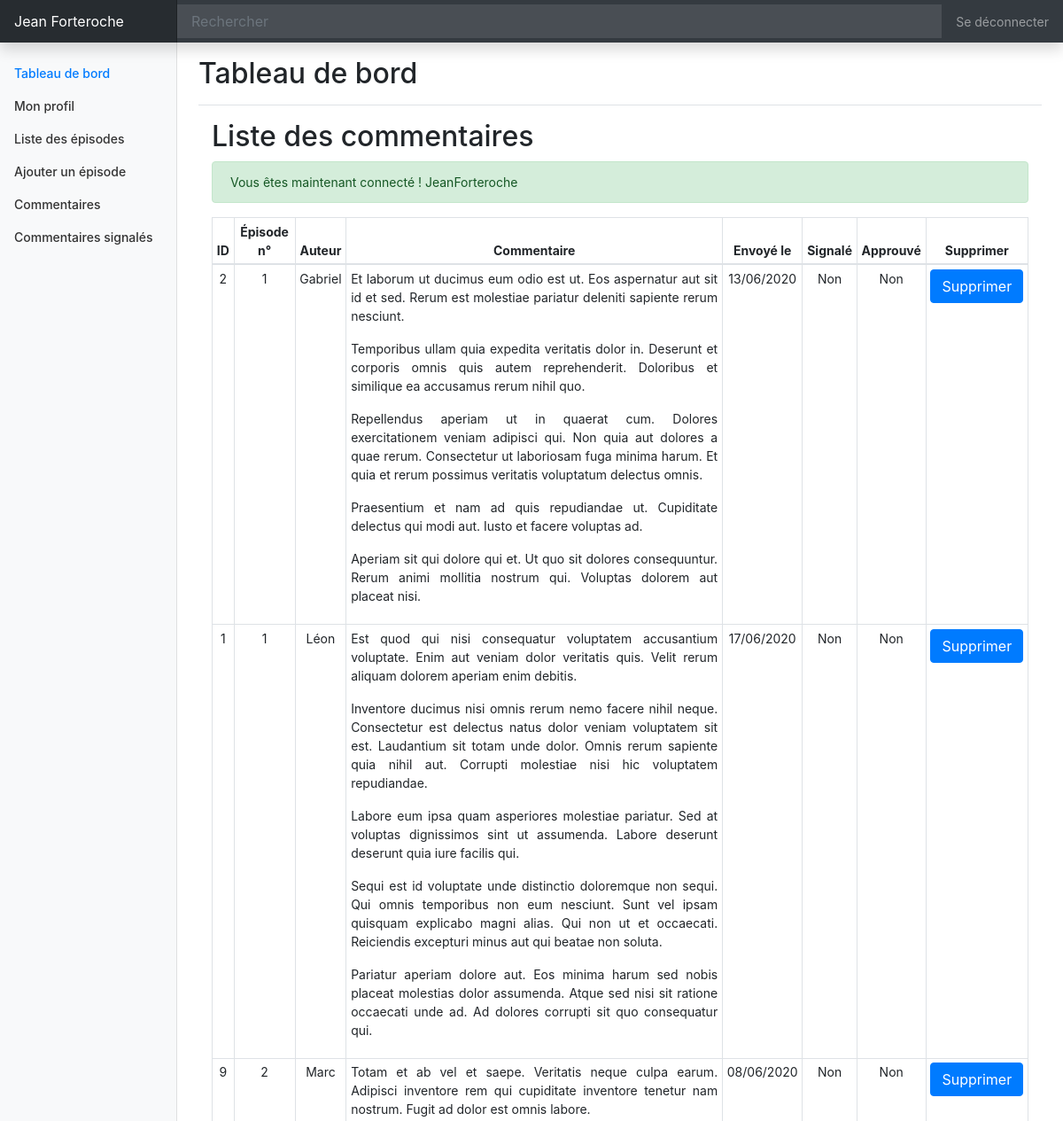
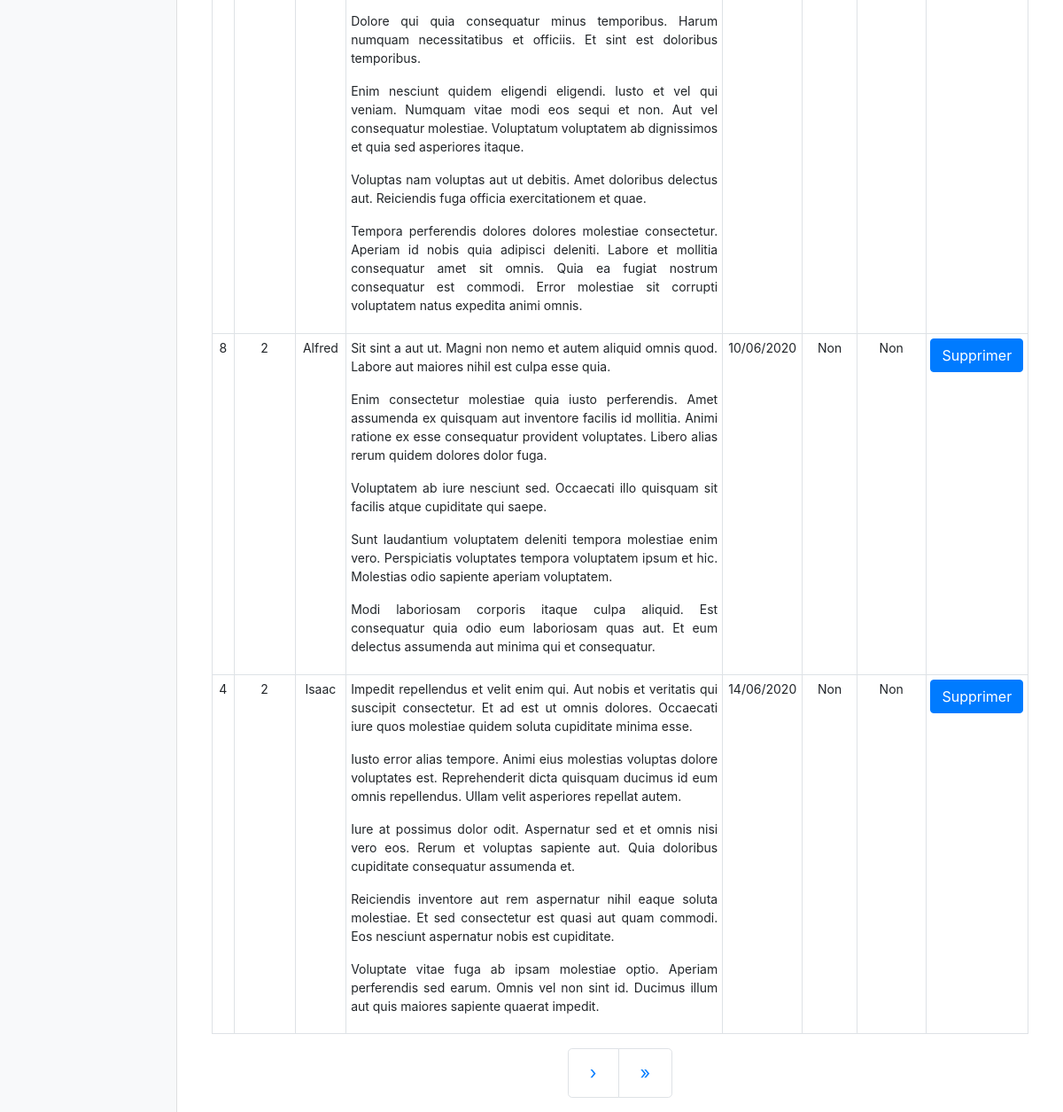
Screenshot of /index.php?action=readComments (signed in) with the database file from the repository (2 pictures, top to bottom).
### tables this page shows
CREATE TABLE IF NOT EXISTS `comments` (
  `id` int(11) NOT NULL AUTO_INCREMENT,
  `pseudo` varchar(255) NOT NULL,
  `comment` text NOT NULL,
  `comment_date` datetime NOT NULL,
  `post_id` int(11) NOT NULL,
  `reported` int(3) NOT NULL DEFAULT 0,
  `approved` int(3) NOT NULL DEFAULT 0,
  PRIMARY KEY (`id`),
  CONSTRAINT `fk_posts_id` FOREIGN KEY (`post_id`) REFERENCES `posts`(`id`) ON DELETE CASCADE
);

CREATE TABLE IF NOT EXISTS `posts` (
  `id` int(11) NOT NULL AUTO_INCREMENT,
  `chapter` SMALLINT(1) UNSIGNED NOT NULL,
  `title` varchar(255) NOT NULL,
  `introduction` text NOT NULL,
  `content` text NOT NULL,
  `post_date` datetime NOT NULL,
  `post_status` varchar(7) NOT NULL,
  PRIMARY KEY (`id`)
);

### src/View/View.php (called while the page is built, shortened)
<?php
class View
{
    public function render(array $data, string $origin): void
    {
        require_once "../templates/${origin}/${data['template']}.html.php";
        require_once "../templates/${origin}/layout.html.php";
    }
}

### src/Controller/Backoffice/AdminController.php (called while the page is built, shortened)
<?php
class AdminController
{
    private CommentManager $commentManager;
    private View $view;
    public function __construct(AdminManager $adminManager, UserManager $userManager, PostManager $postManager, CommentManager $commentManager, View $view, Session $session, AccessControl $accesscontrol, Token $token)
    {
        $this->commentManager = $commentManager;
        $this->view = $view;
    }
    public function readComments(int $currentPage, Session $session): void
    {
        $nbCommentsPerPage = 5;
        $nbTotalComments = $this->commentManager->getNbComments();
        $nbTotalPages = ceil($nbTotalComments / $nbCommentsPerPage);
        $previousPage = $currentPage<=1 ? null : ($currentPage-1);
        $nextPage = $currentPage>=$nbTotalPages ? null : ($currentPage+1);
        $dataAllCommentsPagination = $this->commentManager->getListCommentsPagination($currentPage, $nbCommentsPerPage);
        $this->view->render(['template' => 'readcomments', 'allcommentspagination' => $dataAllCommentsPagination, 'previouspage' => $previousPage, 'nextpage' => $nextPage, 'lastpage' => $nbTotalPages, 'sessionmessage' => $session->getSessionMessage('message'), 'sessionerreur' => $session->getSessionMessage('erreur')], 'backoffice');
    }
}

### public/index.php (called while the page is built, shortened)
<?php
$router = new Router();
$router->run();

### src/Model/commentManager.php (called while the page is built, shortened)
<?php
class CommentManager
{
    private $database;
    public function __construct(Database $database)
    {
        $this->database = $database->getPdo();
    }
    public function getListCommentsPagination($currentPage, $nbCommentsPerPage): ?array
    {
        $firstCommentPage=($currentPage-1)*$nbCommentsPerPage;
        $request = $this->database->prepare('SELECT comments.id, comments.pseudo, comments.comment, comments.comment_date, comments.post_id, comments.reported, comments.approved, posts.chapter FROM comments INNER JOIN posts ON posts.id = comments.post_id ORDER BY posts.chapter, comments.comment_date ASC LIMIT :firstCommentPage, :nbCommentsPerPage');
        $request->bindValue(':firstCommentPage', $firstCommentPage, \PDO::PARAM_INT);
        $request->bindValue(':nbCommentsPerPage', $nbCommentsPerPage, \PDO::PARAM_INT);
        $request->execute();
        $result = $request->fetchAll();
        return !$result ? null : $result;
    }
}

### src/Service/Database.php (called while the page is built, shortened)
<?php
class Database
{
    private $database;
    public function __construct()
    {
        $this->database = new \PDO('mysql:host=localhost;dbname=openclassrooms_project4;port=3306;charset=utf8mb4', 'root', 'vFaGsjLk8WpkQtxYJ8XZXAf690shjBzW', [
            \PDO::ATTR_ERRMODE => \PDO::ERRMODE_EXCEPTION,
            \PDO::ATTR_DEFAULT_FETCH_MODE => \PDO::FETCH_ASSOC
        ]);
    }
    public function getPdo(): \PDO
    {
        return $this->database;
    }
}

### templates/backoffice/readcomments.html.php (the view, shortened to what this page needs)
<?php if ($data['allcommentspagination'] === null): ?>
    <section>
        <p class="pError"> Erreur : l'affichage de la liste des commentaires n'est pas possible </p>
    </section>
<?php elseif ($data['allcommentspagination'] !== null): ?>
    <h2>Liste des commentaires</h2>
    <?php if ($data['sessionmessage'] !== null): ?>
        <div class="alert alert-success" role="alert">
            <?= $data['sessionmessage'] ?>
        </div>
    <?php endif; ?>
    <div class="table-responsive">
        <table class="table table-bordered table-hover table-sm">
            <thead class="text-center">
                <tr>
                    <th>ID</th>
                    <th>Épisode n°</th>
                    <th>Auteur</th>
                    <th>Commentaire</th>
                    <th>Envoyé le</th>
                    <th>Signalé</th>
                    <th>Approuvé</th>
                    <th>Supprimer</th>
                </tr>
            </thead>
            <tbody>
                <?php foreach($data['allcommentspagination'] as $post): ?>
                    <tr>
                        <td data-title="ID"><?=$post['id']?></td>
                        <td data-title="Épisode n°"><?=$post['chapter']?></td>
                        <td data-title="Auteur"><?=$post['pseudo']?></td>
                        <td data-title="Commentaire"><?=$post['comment']?></td>
                        <td data-title="Envoyé le"><?=date("d/m/Y", strtotime($post['comment_date']));?></td>
                        <td data-title="Signalé"><?php if ((int)$post['reported']===1): ?> Oui <?php else: ?> Non <?php endif; ?></td>
                        <td data-title="Approuvé"><?php if ((int)$post['approved']===1): ?> Oui <?php else: ?> Non <?php endif; ?></td>
                        <td data-title="Supprimer"><a class="btn btn-primary" href="index.php?action=deleteComment&id=<?=$post['id']?>">Supprimer</a></td>
                    </tr>
                <?php endforeach; ?>
            </tbody>
        </table>
    </div>
    <nav aria-label="Page navigation read of comments">
        <ul class="pagination pagination-lg justify-content-center">
            <?php if ($data['nextpage'] !== null): ?>
                <li class="page-item">
                    <a class="page-link" href="index.php?action=readComments&page=<?=$data['nextpage']?>" aria-label="Next">
                        <span aria-hidden="true">&#155;</span>
                    </a>
                </li>
                <li class="page-item">
                    <a class="page-link" href="index.php?action=readComments&page=<?=$data['lastpage']?>" aria-label="Last Page">
                        <span aria-hidden="true">&raquo;</span>
                    </a>
                </li>
            <?php endif?>
        </ul>
    </nav>
<?php endif; ?>

### public/css/stylebackoffice.css (style rules this page uses)
body { font-size: .875rem; }
td { text-align: center; }
td[data-title="Introduction"], td[data-title="Commentaire"] { text-align: justify; }

### rows the page displays
comments: id "2", post.chapter "1", pseudo "Gabriel", comment "Et laborum ut ducimus eum odio est ut. Eos aspernatur aut sit id et sed. Rerum est molestiae pariatur deleniti sapiente rerum nesciunt. Temporibus ullam quia expedita veritatis dolor in. Deserunt et corporis omnis quis autem reprehenderit. Doloribus et similique ea accusamus rerum nihil quo. Repellendus aperiam ut in quaerat cum. Dolores exercitationem veniam adipisci qui. Non quia aut dolores a quae rerum. Consectetur ut laboriosam fuga minima harum. Et quia et rerum possimus veritatis voluptatum delectus omnis. Praesentium et nam ad quis repudiandae ut. Cupiditate delectus qui modi aut. Iusto et facere voluptas ad. Aperiam sit qui dolore qui et. Ut quo sit dolores consequuntur. Rerum…", comment_date "13/06/2020", reported "Non", approved "Non"
comments: id "1", post.chapter "1", pseudo "Léon", comment "Est quod qui nisi consequatur voluptatem accusantium voluptate. Enim aut veniam dolor veritatis quis. Velit rerum aliquam dolorem aperiam enim debitis. Inventore ducimus nisi omnis rerum nemo facere nihil neque. Consectetur est delectus natus dolor veniam voluptatem sit est. Laudantium sit totam unde dolor. Omnis rerum sapiente quia nihil aut. Corrupti molestiae nisi hic voluptatem repudiandae. Labore eum ipsa quam asperiores molestiae pariatur. Sed at voluptas dignissimos sint ut assumenda. Labore deserunt deserunt quia iure facilis qui. Sequi est id voluptate unde distinctio doloremque non sequi. Qui omnis temporibus non eum nesciunt. Sunt vel ipsam quisquam explicabo magni alias. Qui non…", comment_date "17/06/2020", reported "Non", approved "Non"
comments: id "9", post.chapter "2", pseudo "Marc", comment "Totam et ab vel et saepe. Veritatis neque culpa earum. Adipisci inventore rem qui cupiditate inventore tenetur nam nostrum. Fugit ad dolor est omnis labore. Dolore qui quia consequatur minus temporibus. Harum numquam necessitatibus et officiis. Et sint est doloribus temporibus. Enim nesciunt quidem eligendi eligendi. Iusto et vel qui veniam. Numquam vitae modi eos sequi et non. Aut vel consequatur molestiae. Voluptatum voluptatem ab dignissimos et quia sed asperiores itaque. Voluptas nam voluptas aut ut debitis. Amet doloribus delectus aut. Reiciendis fuga officia exercitationem et quae. Tempora perferendis dolores dolores molestiae consectetur. Aperiam id nobis quia adipisci deleniti.…", comment_date "08/06/2020", reported "Non", approved "Non"
comments: id "8", post.chapter "2", pseudo "Alfred", comment "Sit sint a aut ut. Magni non nemo et autem aliquid omnis quod. Labore aut maiores nihil est culpa esse quia. Enim consectetur molestiae quia iusto perferendis. Amet assumenda ex quisquam aut inventore facilis id mollitia. Animi ratione ex esse consequatur provident voluptates. Libero alias rerum quidem dolores dolor fuga. Voluptatem ab iure nesciunt sed. Occaecati illo quisquam sit facilis atque cupiditate qui saepe. Sunt laudantium voluptatem deleniti tempora molestiae enim vero. Perspiciatis voluptates tempora voluptatem ipsum et hic. Molestias odio sapiente aperiam voluptatem. Modi laboriosam corporis itaque culpa aliquid. Est consequatur quia odio eum laboriosam quas aut. Et eum…", comment_date "10/06/2020", reported "Non", approved "Non"
comments: id "4", post.chapter "2", pseudo "Isaac", comment "Impedit repellendus et velit enim qui. Aut nobis et veritatis qui suscipit consectetur. Et ad est ut omnis dolores. Occaecati iure quos molestiae quidem soluta cupiditate minima esse. Iusto error alias tempore. Animi eius molestias voluptas dolore voluptates est. Reprehenderit dicta quisquam ducimus id eum omnis repellendus. Ullam velit asperiores repellat autem. Iure at possimus dolor odit. Aspernatur sed et et omnis nisi vero eos. Rerum et voluptas sapiente aut. Quia doloribus cupiditate consequatur assumenda et. Reiciendis inventore aut rem aspernatur nihil eaque soluta molestiae. Et sed consectetur est quasi aut quam commodi. Eos nesciunt aspernatur nobis est cupiditate. Voluptate vitae…", comment_date "14/06/2020", reported "Non", approved "Non"

### other values shown
$data['sessionmessage'] "Vous êtes maintenant connecté ! JeanForteroche"
